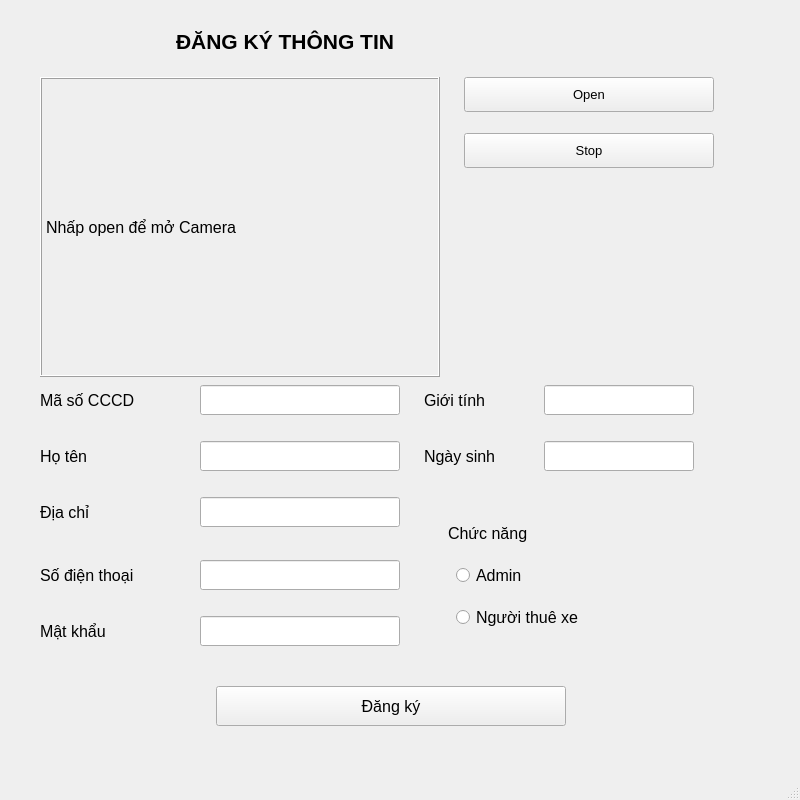
<?xml version="1.0" encoding="UTF-8"?>
<ui version="4.0">
 <class>MainWindow</class>
 <widget class="QMainWindow" name="MainWindow">
  <property name="geometry">
   <rect>
    <x>0</x>
    <y>0</y>
    <width>800</width>
    <height>800</height>
   </rect>
  </property>
  <property name="minimumSize">
   <size>
    <width>800</width>
    <height>800</height>
   </size>
  </property>
  <property name="windowTitle">
   <string>MainWindow</string>
  </property>
  <widget class="QWidget" name="centralwidget">
   <widget class="QLineEdit" name="editSDT">
    <property name="geometry">
     <rect>
      <x>200</x>
      <y>560</y>
      <width>200</width>
      <height>30</height>
     </rect>
    </property>
    <property name="minimumSize">
     <size>
      <width>200</width>
      <height>30</height>
     </size>
    </property>
    <property name="font">
     <font>
      <pointsize>10</pointsize>
     </font>
    </property>
   </widget>
   <widget class="QLineEdit" name="editDiachi">
    <property name="geometry">
     <rect>
      <x>200</x>
      <y>497</y>
      <width>200</width>
      <height>30</height>
     </rect>
    </property>
    <property name="minimumSize">
     <size>
      <width>200</width>
      <height>30</height>
     </size>
    </property>
    <property name="font">
     <font>
      <pointsize>10</pointsize>
     </font>
    </property>
   </widget>
   <widget class="QPushButton" name="btnOK">
    <property name="geometry">
     <rect>
      <x>216</x>
      <y>686</y>
      <width>350</width>
      <height>40</height>
     </rect>
    </property>
    <property name="minimumSize">
     <size>
      <width>350</width>
      <height>40</height>
     </size>
    </property>
    <property name="font">
     <font>
      <pointsize>12</pointsize>
     </font>
    </property>
    <property name="text">
     <string>Đăng ký</string>
    </property>
   </widget>
   <widget class="QLabel" name="label">
    <property name="geometry">
     <rect>
      <x>40</x>
      <y>77</y>
      <width>400</width>
      <height>300</height>
     </rect>
    </property>
    <property name="minimumSize">
     <size>
      <width>400</width>
      <height>300</height>
     </size>
    </property>
    <property name="font">
     <font>
      <pointsize>12</pointsize>
     </font>
    </property>
    <property name="frameShape">
     <enum>QFrame::Box</enum>
    </property>
    <property name="frameShadow">
     <enum>QFrame::Raised</enum>
    </property>
    <property name="text">
     <string>Nhấp open để mở Camera</string>
    </property>
    <property name="scaledContents">
     <bool>true</bool>
    </property>
   </widget>
   <widget class="QPushButton" name="btnStop">
    <property name="geometry">
     <rect>
      <x>464</x>
      <y>133</y>
      <width>250</width>
      <height>35</height>
     </rect>
    </property>
    <property name="minimumSize">
     <size>
      <width>250</width>
      <height>35</height>
     </size>
    </property>
    <property name="font">
     <font>
      <pointsize>10</pointsize>
     </font>
    </property>
    <property name="text">
     <string>Stop</string>
    </property>
   </widget>
   <widget class="QLineEdit" name="editTen">
    <property name="geometry">
     <rect>
      <x>200</x>
      <y>441</y>
      <width>200</width>
      <height>30</height>
     </rect>
    </property>
    <property name="minimumSize">
     <size>
      <width>200</width>
      <height>30</height>
     </size>
    </property>
    <property name="font">
     <font>
      <family>Arial</family>
      <pointsize>12</pointsize>
     </font>
    </property>
   </widget>
   <widget class="QLineEdit" name="editPhai">
    <property name="geometry">
     <rect>
      <x>544</x>
      <y>385</y>
      <width>150</width>
      <height>30</height>
     </rect>
    </property>
    <property name="minimumSize">
     <size>
      <width>150</width>
      <height>30</height>
     </size>
    </property>
   </widget>
   <widget class="QLineEdit" name="editCCCD">
    <property name="geometry">
     <rect>
      <x>200</x>
      <y>385</y>
      <width>200</width>
      <height>30</height>
     </rect>
    </property>
    <property name="minimumSize">
     <size>
      <width>200</width>
      <height>30</height>
     </size>
    </property>
   </widget>
   <widget class="QLabel" name="label_2">
    <property name="geometry">
     <rect>
      <x>40</x>
      <y>385</y>
      <width>200</width>
      <height>30</height>
     </rect>
    </property>
    <property name="minimumSize">
     <size>
      <width>200</width>
      <height>30</height>
     </size>
    </property>
    <property name="font">
     <font>
      <pointsize>12</pointsize>
     </font>
    </property>
    <property name="text">
     <string>Mã số CCCD</string>
    </property>
   </widget>
   <widget class="QLabel" name="label_3">
    <property name="geometry">
     <rect>
      <x>40</x>
      <y>441</y>
      <width>150</width>
      <height>30</height>
     </rect>
    </property>
    <property name="minimumSize">
     <size>
      <width>150</width>
      <height>30</height>
     </size>
    </property>
    <property name="font">
     <font>
      <pointsize>12</pointsize>
     </font>
    </property>
    <property name="text">
     <string>Họ tên</string>
    </property>
   </widget>
   <widget class="QLabel" name="label_4">
    <property name="geometry">
     <rect>
      <x>424</x>
      <y>385</y>
      <width>200</width>
      <height>30</height>
     </rect>
    </property>
    <property name="minimumSize">
     <size>
      <width>150</width>
      <height>30</height>
     </size>
    </property>
    <property name="font">
     <font>
      <pointsize>12</pointsize>
     </font>
    </property>
    <property name="text">
     <string>Giới tính</string>
    </property>
   </widget>
   <widget class="QLabel" name="label_5">
    <property name="geometry">
     <rect>
      <x>40</x>
      <y>497</y>
      <width>250</width>
      <height>30</height>
     </rect>
    </property>
    <property name="minimumSize">
     <size>
      <width>250</width>
      <height>30</height>
     </size>
    </property>
    <property name="font">
     <font>
      <pointsize>12</pointsize>
     </font>
    </property>
    <property name="text">
     <string>Địa chỉ</string>
    </property>
   </widget>
   <widget class="QLabel" name="label_6">
    <property name="geometry">
     <rect>
      <x>424</x>
      <y>441</y>
      <width>150</width>
      <height>30</height>
     </rect>
    </property>
    <property name="minimumSize">
     <size>
      <width>150</width>
      <height>30</height>
     </size>
    </property>
    <property name="font">
     <font>
      <pointsize>12</pointsize>
     </font>
    </property>
    <property name="text">
     <string>Ngày sinh</string>
    </property>
   </widget>
   <widget class="QLineEdit" name="editNgay">
    <property name="geometry">
     <rect>
      <x>544</x>
      <y>441</y>
      <width>150</width>
      <height>30</height>
     </rect>
    </property>
    <property name="minimumSize">
     <size>
      <width>150</width>
      <height>30</height>
     </size>
    </property>
   </widget>
   <widget class="QPushButton" name="btnOpen">
    <property name="geometry">
     <rect>
      <x>464</x>
      <y>77</y>
      <width>250</width>
      <height>35</height>
     </rect>
    </property>
    <property name="minimumSize">
     <size>
      <width>250</width>
      <height>35</height>
     </size>
    </property>
    <property name="font">
     <font>
      <pointsize>10</pointsize>
     </font>
    </property>
    <property name="text">
     <string>Open</string>
    </property>
   </widget>
   <widget class="QLabel" name="label_7">
    <property name="geometry">
     <rect>
      <x>40</x>
      <y>560</y>
      <width>150</width>
      <height>30</height>
     </rect>
    </property>
    <property name="minimumSize">
     <size>
      <width>150</width>
      <height>30</height>
     </size>
    </property>
    <property name="font">
     <font>
      <pointsize>12</pointsize>
     </font>
    </property>
    <property name="text">
     <string>Số điện thoại</string>
    </property>
   </widget>
   <widget class="QLabel" name="label_8">
    <property name="geometry">
     <rect>
      <x>448</x>
      <y>518</y>
      <width>150</width>
      <height>30</height>
     </rect>
    </property>
    <property name="minimumSize">
     <size>
      <width>150</width>
      <height>30</height>
     </size>
    </property>
    <property name="font">
     <font>
      <pointsize>12</pointsize>
     </font>
    </property>
    <property name="text">
     <string>Chức năng</string>
    </property>
   </widget>
   <widget class="QLabel" name="label_9">
    <property name="geometry">
     <rect>
      <x>40</x>
      <y>616</y>
      <width>120</width>
      <height>30</height>
     </rect>
    </property>
    <property name="minimumSize">
     <size>
      <width>120</width>
      <height>30</height>
     </size>
    </property>
    <property name="font">
     <font>
      <pointsize>12</pointsize>
     </font>
    </property>
    <property name="text">
     <string>Mật khẩu</string>
    </property>
   </widget>
   <widget class="QLineEdit" name="editPass">
    <property name="geometry">
     <rect>
      <x>200</x>
      <y>616</y>
      <width>200</width>
      <height>30</height>
     </rect>
    </property>
    <property name="minimumSize">
     <size>
      <width>200</width>
      <height>30</height>
     </size>
    </property>
    <property name="font">
     <font>
      <pointsize>10</pointsize>
     </font>
    </property>
   </widget>
   <widget class="QRadioButton" name="cbAdmin">
    <property name="geometry">
     <rect>
      <x>456</x>
      <y>560</y>
      <width>150</width>
      <height>30</height>
     </rect>
    </property>
    <property name="minimumSize">
     <size>
      <width>150</width>
      <height>30</height>
     </size>
    </property>
    <property name="font">
     <font>
      <pointsize>12</pointsize>
     </font>
    </property>
    <property name="text">
     <string>Admin</string>
    </property>
   </widget>
   <widget class="QRadioButton" name="cbThue">
    <property name="geometry">
     <rect>
      <x>456</x>
      <y>602</y>
      <width>200</width>
      <height>30</height>
     </rect>
    </property>
    <property name="minimumSize">
     <size>
      <width>200</width>
      <height>30</height>
     </size>
    </property>
    <property name="font">
     <font>
      <pointsize>12</pointsize>
     </font>
    </property>
    <property name="text">
     <string>Người thuê xe</string>
    </property>
   </widget>
   <widget class="QLabel" name="label_10">
    <property name="geometry">
     <rect>
      <x>176</x>
      <y>21</y>
      <width>500</width>
      <height>40</height>
     </rect>
    </property>
    <property name="minimumSize">
     <size>
      <width>500</width>
      <height>40</height>
     </size>
    </property>
    <property name="font">
     <font>
      <pointsize>16</pointsize>
      <weight>75</weight>
      <bold>true</bold>
     </font>
    </property>
    <property name="text">
     <string>ĐĂNG KÝ THÔNG TIN</string>
    </property>
   </widget>
  </widget>
  <widget class="QMenuBar" name="menubar">
   <property name="geometry">
    <rect>
     <x>0</x>
     <y>0</y>
     <width>800</width>
     <height>22</height>
    </rect>
   </property>
  </widget>
  <widget class="QStatusBar" name="statusbar"/>
 </widget>
 <resources/>
 <connections/>
</ui>
